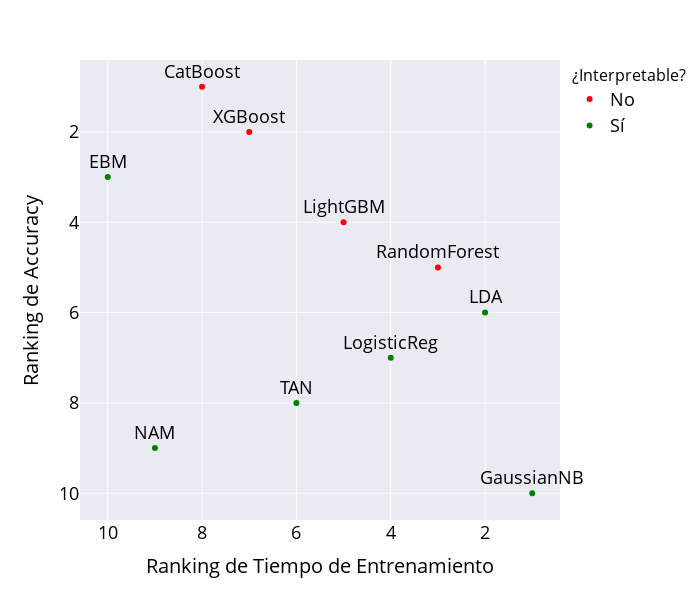

The notebook cell saved with this chart:
### Markdown cell above
### Gráfico Accuracy vs Time

### Code cell
import plotly.express as px
import pandas as pd
import plotly

# Datos
data = {
    "model": [
        "CatBoost", "EBM", "GaussianNB", "LDA", "LightGBM",
        "LogisticReg", "NAM", "RandomForest", "TAN", "XGBoost"
    ],
    "accuracy_rank": [1, 3, 10, 6, 4, 7, 9, 5, 8, 2],
    "train_time_rank": [8, 10, 1, 2, 5, 4, 9, 3, 6, 7]
}

df = pd.DataFrame(data)

# Añadir columna de interpretabilidad
interpretable_models = {"EBM", "GaussianNB", "LDA", "LogisticReg", "NAM", "TAN"}
df["Interpretable"] = df["model"].apply(lambda x: "Sí" if x in interpretable_models else "No")

# Gráfico
fig = px.scatter(
    df,
    x="train_time_rank",
    y="accuracy_rank",
    text="model",
    color="Interpretable",
    color_discrete_map={"Sí": "green", "No": "red"},
    labels={
        "train_time_rank": "Ranking de Tiempo de Entrenamiento",
        "accuracy_rank": "Ranking de Accuracy",
        "Interpretable": "¿Interpretable?"
    }
)

# Invertir ejes (porque rank 1 es mejor que rank 10)
fig.update_layout(
    xaxis=dict(autorange="reversed"),
    yaxis=dict(autorange="reversed"),
    template="seaborn",
    width=700,
    height=600,
    font=dict(color="#000000", size=18),
    xaxis_title_font=dict(size=20),
    yaxis_title_font=dict(size=20),
    legend_title_font=dict(size=16),
)

fig.update_traces(
    textposition='top center',
    cliponaxis=False,
)

fig.show()

### Figure 1 — Plotly figure (JSON) as saved in the notebook; plotly's stock layout.template omitted (floating-point values rounded to 4 significant figures)
{"data": [{"cliponaxis": false, "hovertemplate": "¿Interpretable?=No<br>Ranking de Tiempo de Entrenamiento=%{x}<br>Ranking de Accuracy=%{y}<br>model=%{text}<extra></extra>", "legendgroup": "No", "marker": {"color": "red", "symbol": "circle"}, "mode": "markers+text", "name": "No", "orientation": "v", "showlegend": true, "text": ["CatBoost", "LightGBM", "RandomForest", "XGBoost"], "textposition": "top center", "type": "scatter", "x": [8, 5, 3, 7], "xaxis": "x", "y": [1, 4, 5, 2], "yaxis": "y"}, {"cliponaxis": false, "hovertemplate": "¿Interpretable?=Sí<br>Ranking de Tiempo de Entrenamiento=%{x}<br>Ranking de Accuracy=%{y}<br>model=%{text}<extra></extra>", "legendgroup": "Sí", "marker": {"color": "green", "symbol": "circle"}, "mode": "markers+text", "name": "Sí", "orientation": "v", "showlegend": true, "text": ["EBM", "GaussianNB", "LDA", "LogisticReg", "NAM", "TAN"], "textposition": "top center", "type": "scatter", "x": [10, 1, 2, 4, 9, 6], "xaxis": "x", "y": [3, 10, 6, 7, 9, 8], "yaxis": "y"}], "layout": {"font": {"color": "#000000", "size": 18}, "height": 600, "legend": {"title": {"font": {"size": 16}, "text": "¿Interpretable?"}, "tracegroupgap": 0}, "margin": {"t": 60}, "width": 700, "xaxis": {"anchor": "y", "autorange": "reversed", "domain": [0, 1], "title": {"font": {"size": 20}, "text": "Ranking de Tiempo de Entrenamiento"}}, "yaxis": {"anchor": "x", "autorange": "reversed", "domain": [0, 1], "title": {"font": {"size": 20}, "text": "Ranking de Accuracy"}}}}
